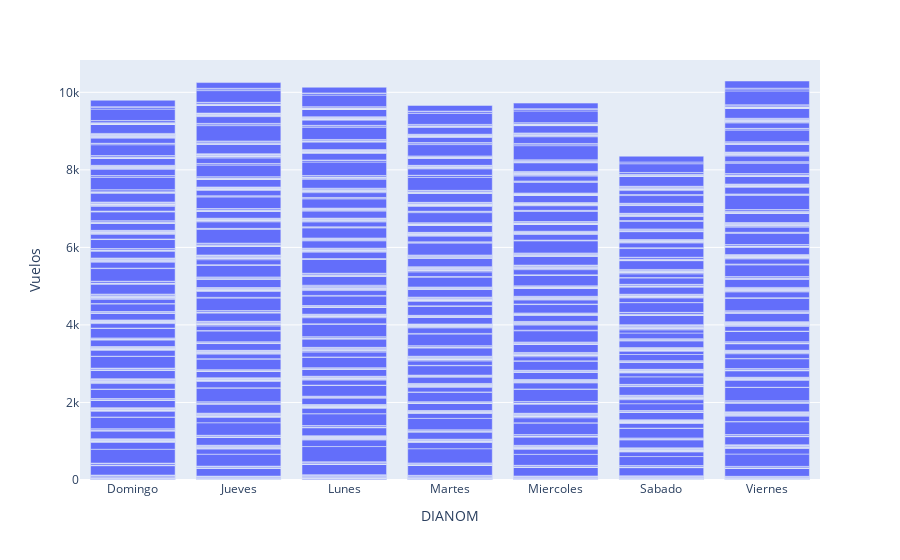

Write notebook code for a chart like this one.
### Code cell
fig = px.bar(group, x="DIANOM", y="Vuelos")
fig.show()

### Figure 1 — Plotly figure (JSON) as saved in the notebook; plotly's stock layout.template omitted (floating-point values rounded to 4 significant figures; data arrays with more than 128 entries replaced by an {"elided": "..."} marker saying what was removed)
{"data": [{"alignmentgroup": "True", "hovertemplate": "DIANOM=%{x}<br>Vuelos=%{y}<extra></extra>", "legendgroup": "", "marker": {"color": "#636efa", "pattern": {"shape": ""}}, "name": "", "offsetgroup": "", "orientation": "v", "showlegend": false, "textposition": "auto", "type": "bar", "x": {"elided": "1764 str values"}, "xaxis": "x", "y": {"elided": "1764 int values"}, "yaxis": "y"}], "layout": {"barmode": "relative", "legend": {"tracegroupgap": 0}, "margin": {"t": 60}, "xaxis": {"anchor": "y", "domain": [0, 1], "title": {"text": "DIANOM"}}, "yaxis": {"anchor": "x", "domain": [0, 1], "title": {"text": "Vuelos"}}}}
